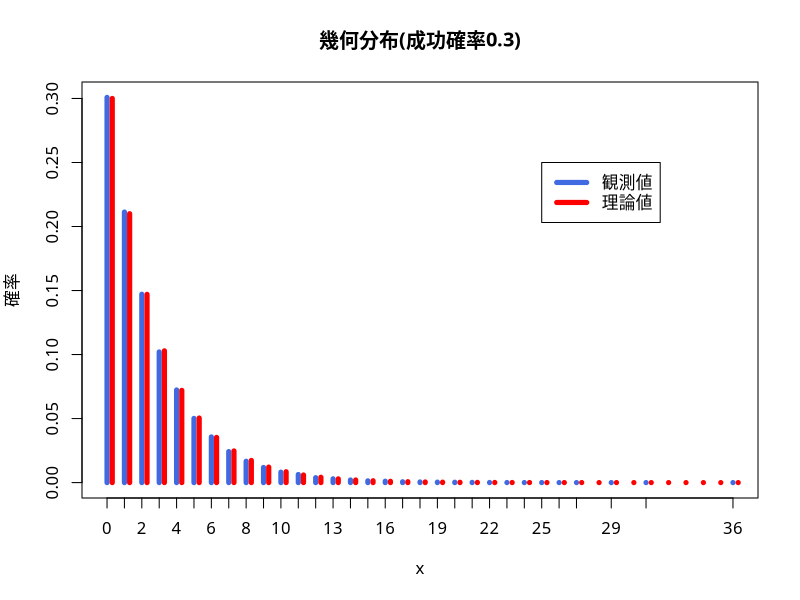

Here is the R script that generated this plot:
par(family = "HiraginoSans-W4") # 文字化け回避
# 幾何分布:表がその時初めて出る確率
set.seed(111)

# 統計的性質の確認
prob <- 0.3
x <- rgeom(100000, prob)
mean(x) # (1-prob)*prob = 0.21 に近い(大数の法則)
(A <- table(x)/100000) # 出現確率毎の表(度数分布表)
plot(A, type = "h", lwd = 5, col = "royalblue", ylab = "確率",
     main = paste0("幾何分布(成功確率", prob, ")"))
lines(min(x):max(x) + 0.3, dgeom(min(x):max(x), prob),
      type = "h", col = "red", lwd = 5) # 理論上の出現確率
legend(25, 0.25, legend = c("観測値", "理論値"),
       col = c("royalblue", "red"), lwd = 5) # 凡例を作成